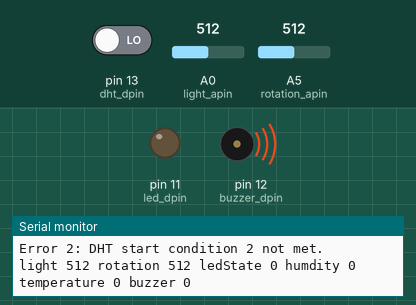
The sketch below on a simulated Arduino Uno, built with avr-gcc and run on an emulated ATmega328P. Parts: output pins drawn as LEDs (lit = HIGH), buzzer (waves = sounding, pin HIGH), the last lines printed to the serial monitor. The inputs (shaded band) are chosen by the test bench; at power-on: A0 (light_apin) = 512, pin 13 (dht_dpin) LOW, A5 (rotation_apin) = 512.

Above: at 2.2 s.
2.3 s: A0 (light_apin) set to 527
At 3.6 s:
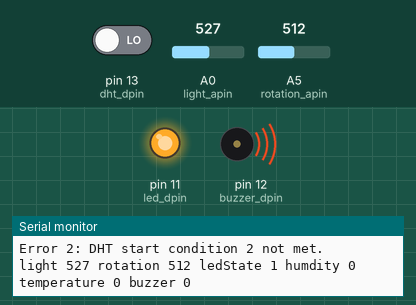
4.3 s: A0 (light_apin) set to 511
At 5.1 s:
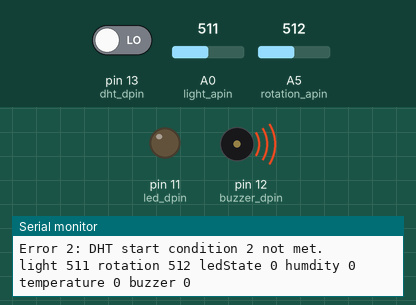
6.2 s: A0 (light_apin) set to 716
At 7.7 s:
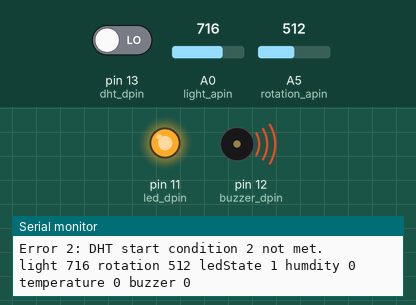
Timing chart, 0 to 9.2 s (numbered marks = the images above; inputs shaded):
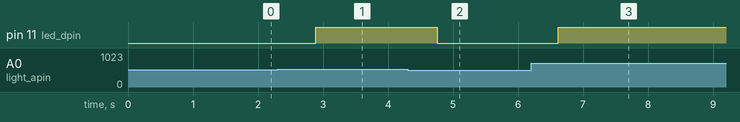

Measured:
- the behaviour switches between 512 and 513 on A0 (light_apin) (found by bisection; images 0 and 1)
- after the input at 2.3 s, pin 11 (led_dpin): LOW → HIGH after 0.59 s
- after the input at 4.3 s, pin 11 (led_dpin): HIGH → LOW after 0.45 s
- after the input at 6.2 s, pin 11 (led_dpin): LOW → HIGH after 0.42 s

The sketch:

AnalogReadSerial.ino
```cpp
#define led_dpin 11
#define buzzer_dpin 12
#define dht_dpin 13
#define light_apin A0
#define rotation_apin A5

//智能家居系统
//温湿度传感器检测温度和湿度，光线传感器检测光强，旋钮传感器用于设置光照强度的阈值
//当温度高于25或者湿度低于15时，蜂鸣器响
//当光线传感器值大于旋钮值（亮度低于设定值）时，LED灯亮
//MQTT -> 温度
//STOMP -> 湿度
//HTTP -> 光强
//UDP -> 旋钮

byte bGlobalErr;
byte dht_dat[5];
int light = 0;
int rotation = 0;
int humdity = 0;
int temperature = 0;
int buzzerState = 0;//0为关，1为开
int ledState = 0;//0为关，1为开
void setup() {
  InitDHT();//初始化DHT
  Init();//初始化其他传感器
  Serial.begin(9600);
  delay(300);
  delay(700);
}

void loop() {
  ReadDHT();
  switch (bGlobalErr) {
    case 0:
      humdity = dht_dat[0];
      temperature = dht_dat[2];
      if (humdity < 15 || temperature > 25) {
        digitalWrite(buzzer_dpin, LOW);
        buzzerState = 1;//蜂鸣器响，状态值为1
      }
      else {
        digitalWrite(buzzer_dpin, HIGH);
        buzzerState = 0;//蜂鸣器关，状态值为0
      }
      break;
    case 1:
      Serial.println("Error 1: DHT start condition 1 not met.");
      break;
    case 2:
      Serial.println("Error 2: DHT start condition 2 not met.");
      break;
    case 3:
      Serial.println("Error 3: DHT checksum error.");
      break;
    default:
      Serial.println("Error: Unrecognized code encountered.");
      break;
  }

  light = Read_light();
  rotation = Read_rotation();
  if (light > rotation) {
    digitalWrite(led_dpin, HIGH);
    ledState = 1;
  }
  else {
    digitalWrite(led_dpin, LOW);
    ledState = 0;
  }

  //输出结果
  Serial.print("light ");
  Serial.print(light);
  Serial.print(" ");
  Serial.print("rotation ");
  Serial.print(rotation);
  Serial.print(" ");
  Serial.print("ledState ");
  Serial.print(ledState);
  Serial.print(" ");
  Serial.print("humdity ");
  Serial.print(humdity, DEC);
  Serial.print(" ");
  Serial.print("temperature ");
  Serial.print(temperature, DEC);
  Serial.print(" ");
  Serial.print("buzzer ");
  Serial.print(buzzerState, DEC);
  Serial.println(" ");

  delay(800);
  delay(1000);
}

//初始化DHT
void InitDHT() {//初始化DHT
  pinMode(dht_dpin, OUTPUT);
  digitalWrite(dht_dpin, HIGH);
}
//初始化其他传感器
void Init() {//初始化LED，Buzzer
  pinMode(led_dpin, OUTPUT);
  digitalWrite(led_dpin, LOW);
  pinMode(buzzer_dpin, OUTPUT);
  digitalWrite(buzzer_dpin, HIGH);
}

void ReadDHT() {
  bGlobalErr = 0;
  byte dht_in;
  byte i;
  digitalWrite(dht_dpin, LOW);
  delay(20);
  digitalWrite(dht_dpin, HIGH);
  delayMicroseconds(40);
  pinMode(dht_dpin, INPUT);
  //delayMicroseconds(40);
  dht_in = digitalRead(dht_dpin);

  if (dht_in) {
    bGlobalErr = 1;
    return;
  }
  delayMicroseconds(80);
  dht_in = digitalRead(dht_dpin);

  if (!dht_in) {
    bGlobalErr = 2;
    return;
  }
  delayMicroseconds(80);
  for (i = 0; i < 5; i++)
    dht_dat[i] = read_dht_dat();
  pinMode(dht_dpin, OUTPUT);
  digitalWrite(dht_dpin, HIGH);
  byte dht_check_sum =
    dht_dat[0] + dht_dat[1] + dht_dat[2] + dht_dat[3];
  if (dht_dat[4] != dht_check_sum)
  {
    bGlobalErr = 3;
  }
};

byte read_dht_dat() {
  byte i = 0;
  byte result = 0;
  for (i = 0; i < 8; i++) {
    while (digitalRead(dht_dpin) == LOW);
    delayMicroseconds(30);
    if (digitalRead(dht_dpin) == HIGH)
      result |= (1 << (7 - i));
    while (digitalRead(dht_dpin) == HIGH);
  }
  return result;
}
int Read_light() {
  int lightValue = analogRead(A0);
  return lightValue;
}
int Read_rotation() {
  int rotationValue = analogRead(A5);
  return rotationValue;
}
```
